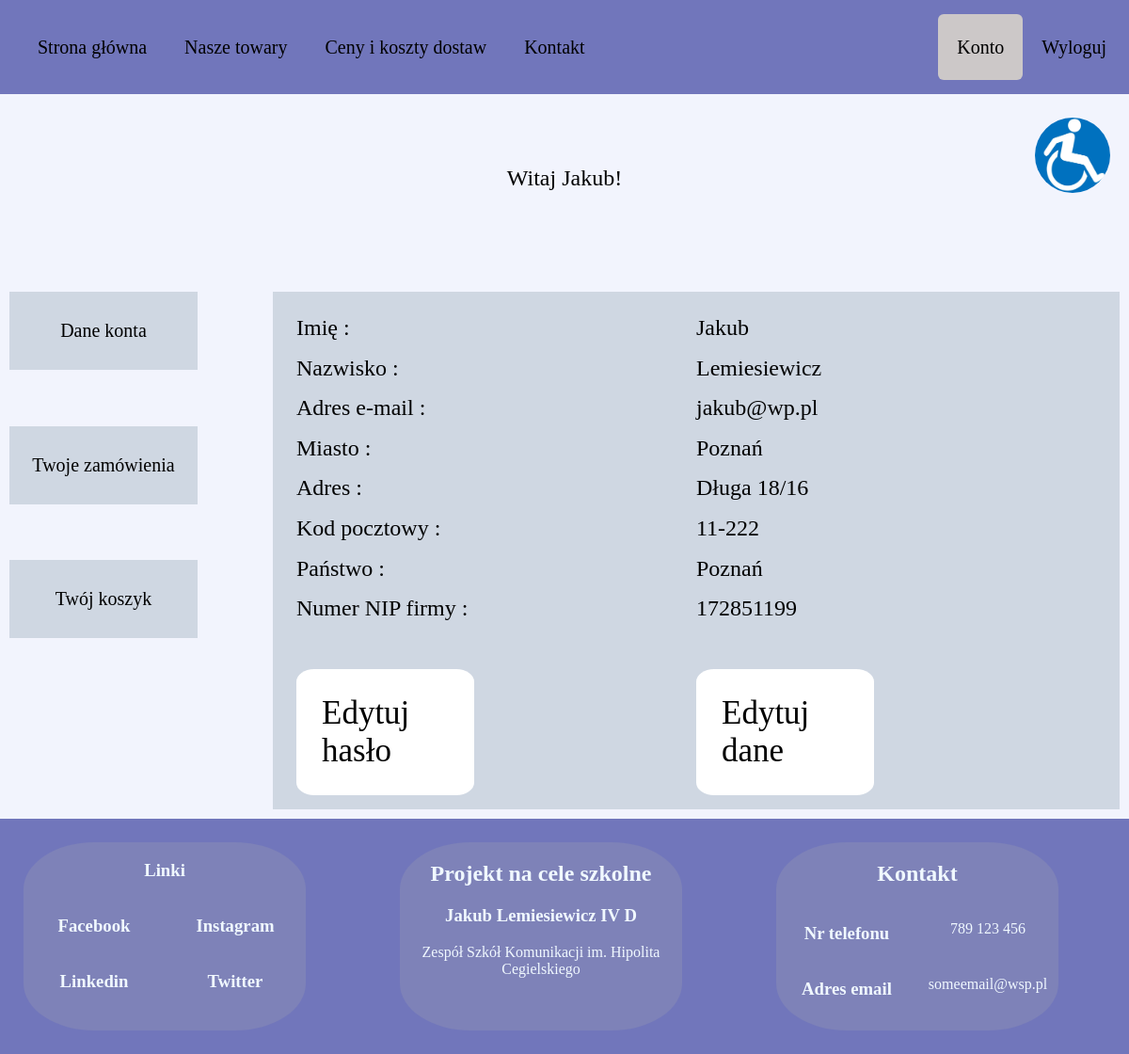
Screenshot of /core/main/account.php (signed in) with the database file from the repository.
### tables this page shows
CREATE TABLE `staticdata` (
  `static_data_id` int(11) NOT NULL,
  `static_data_key` varchar(50) NOT NULL,
  `static_data_value` varchar(150) NOT NULL
);

### core/main/get_static_data.php (called while the page is built, shortened)
<?php
require_once('forms/session/start.php');
function get_value_by_key($key) {
    $sql_types = [
        'key' => $key
    ];
    $query = "SELECT * FROM staticdata WHERE static_data_key = :key";
    $db_result = $GLOBALS['database']->make_query($query, $sql_types);
    return $db_result[0]['static_data_value'];
}

### core/main/db_connector/myDatabase.php (called while the page is built, shortened)
<?php
class MyDatabase {
    public $conn;
    public $valid;
    private function check_connection() {
        if(mysqli_connect_errno()){
            $this->valid = FALSE;
        } else {
            $this->valid = TRUE;
        }
    }
    public function get_connection($data) {
        try {
            $host=$data['HOST'];
            $dbusername=$data['USERNAME'];
            $dbpassword=$data['PASSWORD'];
            $dbname=$data['DBNAME'];
            $this->conn = new PDO('mysql:dbname='.$dbname.';host='.$host.';charset=utf8',
                $dbusername,
                $dbpassword
            );
            $this->conn->setAttribute(PDO::ATTR_EMULATE_PREPARES, false);
            $this->conn->setAttribute(PDO::ATTR_ERRMODE, PDO::ERRMODE_EXCEPTION);
        } catch (Exception $e) {
            throw new Exception($e->getMessage());
        }
    }
    private function sql_request_validation($sql_request) {
        return TRUE;
    }
    public function make_query($sql_request, $types) {
        if($this->valid) {
            if($this->sql_request_validation($sql_request)) {
                $sql = $this->conn->prepare($sql_request);
                $sql->execute($types);
                $result = $sql->fetchAll(PDO::FETCH_ASSOC);
                return $result;
            } else {
                throw new Exception("Invalid query");
            }
        } else {
            throw new Exception("No connection to database");
        }
    }
}

### core/main/account.php (the view, shortened to what this page needs)
<?php
@include_once(__DIR__. '/start.php');
?>
<link rel="stylesheet" href="/wholesaler-school-project/core/main/styles/account.css">
<?php
@include_once(__DIR__. '/top.php');
if(isset($_SESSION['register_ok'])) {
    if($_SESSION['register_ok'] == "OK") {
        ?>
            <div class="register_ok">
                <h2>Poprawnie utworzono konto!</h2>
                <h3>Możesz się teraz zalogować!</h3>
                <div class="login-register-form-master">
                    <div class="login-register-form-slave">
                        <div class="login-form">
                            <?php
                                @include_once(__DIR__. '/login.php');
                            ?>
                        </div>
                    </div>
                </div>
            </div>
        <?php
    } else {
        if($_SESSION['response_code'] == 'null_values') {
            @include_once(__DIR__. '/login_and_register.php');
        ?>
        <script>
            let identifiers = new Array();
            <?php
                foreach ($_SESSION['null_array'] as &$value) {
                    ?>
                        identifiers.push(String("<?php echo $value; ?>"));
                    <?php
                }
            ?>
            make_inputs_red(
                identifiers,
                "register_error_response"
            );
        </script>
        <?php
        } else if($_SESSION['response_code'] == 'EMAIL_EXISTS') {
            @include_once(__DIR__. '/login_and_register.php');
            ?>
                <script>
                    let register_false_obj = document.getElementById("register_error_response");
                    register_false_obj.innerHTML = "Jest już konto zarejestrowane na podany adres e-mail!";
                </script>
            <?php
        } else if ($_SESSION['response_code'] == 'invalid_passwords') {
            @include_once(__DIR__. '/login_and_register.php');
            ?>
                <script>
                    let register_false_obj = document.getElementById("register_error_response");
                    register_false_obj.innerHTML = "Hasła nie są takie same!";
                </script>
            <?php
        }
    }
    unset($_SESSION['register_ok']);
} else if(isset($_SESSION['login'])) {
    if($_SESSION['login'] == "OK") {
        ?>
            <div class="hello-div">
                <p class="hello">Witaj <?php echo $_SESSION['user_name'] ?>!</p>
            </div>
            <div class="grid-container">
                <div class="center-container">
                    <div id="center-container-data" class="center-container-on">
                        <div class="center-container-row">
                            <div class="account-data-container">
                                <?php
                                    if(isset($_SESSION['account_view'])) {
                                        $counter = 0;
                                        foreach ($_SESSION['account_view'] as $key => $value) {
                                            echo '<div class="key-'.$counter.'"> '.$key.' :</div>';
                                            echo '<div class="value-'.$counter.'"> '.$value.' </div>';
                                            $counter++;
                                        }
                                        ?>
                                            <a href="edit_password.php" class="key-<?php echo $counter; ?>"><p>Edytuj hasło</p></a>
                                            <a href="edit_user.php" class="value-<?php echo $counter; ?>"><p>Edytuj dane</p></a>
                                        <?php
                                    } else {
                                        echo "Nie udało się załadować danych użytkownika!";
                                    }
                                ?>
                            </div>
                        </div>
                    </div>
                </div>
                <div id="to-switch-data" class="data" onclick="switch_account_view(id)">
                    <p>Dane konta</p>
                </div>
                <div id="to-switch-orders" class="orders" onclick="switch_account_view(id)">
                    <p>Twoje zamówienia</p>
                </div>
                <div id="to-switch-cart" class="cart" onclick="switch_account_view(id)">
                    <p>Twój koszyk</p>
                </div>
            </div>
                <?php
    } else if($_SESSION['login'] == "INVALID") {
        @include_once(__DIR__. '/login_and_register.php');
        ?>
        <script src="scripts/account_login.js"></script>
        <script>
            catch_login_errors(String("<?php echo $_SESSION['response_code']; ?>"));
        </script>
        <?php
    }
}
@include_once(__DIR__. '/stop.php');
?>

### core/main/bottom.php (shortened to what this page needs)
<?php
@require_once("get_static_data.php")
?>
<footer>
    <div class="footer-container">
        <div class="col-1">
            <h3>Linki</h3>
            <div class="footer-contact">
                <div class="contact-col-1">
                    <h3>Facebook</h3>
                </div>
                <div class="contact-col-1">
                <h3>Instagram</h3>
                </div>
            </div>
            <div class="footer-contact">
                <div class="contact-col-1">
                    <h3>Linkedin</h3>
                </div>
                <div class="contact-col-1">
                <h3>Twitter</h3>
                </div>
            </div>
        </div>
        <div class="col-2">
            <h2>Projekt na cele szkolne</h2>
            <h3>Jakub Lemiesiewicz IV D</h3>
            <p>Zespół Szkół Komunikacji im. Hipolita Cegielskiego</p>
        </div>
        <div class="col-3">
            <h2>Kontakt</h2>
            <div class="footer-contact">
                <div class="contact-col-1">
                    <h3>Nr telefonu</h3>
                </div>
                <div class="contact-col-2">
                    <p><?php echo get_value_by_key("phone_number"); ?></p>
                </div>
            </div>
            <div class="footer-contact">
                <div class="contact-col-1">
                    <h3>Adres email</h3>
                </div>
                <div class="contact-col-2">
                    <p><?php echo get_value_by_key("email"); ?></p>
                </div>
            </div>
        </div>
    </div>
</footer>
<div id="fixedContainer"><img width="80" height="80" src="/wholesaler-school-project/core/main/files/photos/disability.jpg" onclick="ability_switch()">

### core/main/styles/main.css (style rules this page uses)
html { line-height: 1.15; -webkit-text-size-adjust: 100%; }
body { background-color: rgb(242, 244, 253); margin: 0; overflow-x: hidden; }
a { background-color: transparent; text-decoration: none; color: #7176bb; }
img { border-style: none; }
footer { position: relative; top: 100%; width: 100%; height: 250px; background-color: #7176bb; text-align: center; }
.footer-container { display: grid; grid-template-columns: 1fr 1fr 1fr; grid-template-rows: 1fr; gap: 0px 0px; grid-template-areas: "col-1 col-2 col-3"; }
.col-1, .col-2, .col-3 { width: 75%; margin: 25px; height: 200px; border-radius: 25%; color: aliceblue; background-color: #7e82b8; }
.footer-contact { display: grid; grid-template-columns: 1fr 1fr; grid-template-rows: 1fr; gap: 0px 0px; grid-template-areas: "contact-col-1 contact-col-2"; }
#fixedContainer { position: fixed; width: 80px; height: 80px; right: 20px; top: 125px; }
#fixedContainer > img { border-radius: 50%; }

### core/main/styles/account.css (style rules this page uses)
.grid-container { margin-top: 85px; display: grid; grid-template-columns: 1fr 1fr 1fr 1fr; grid-template-rows: 1fr 1fr 1fr 1fr; gap: 0px 0px; grid-template-areas: "data center-container center-container center-container" "orders center-container center-container center-container" "cart center-container center-container center-container" ". center-container center-container center-container"; }
.center-container { grid-area: center-container; width: 900px; height: 550px; background-color: #cfd7e2; margin: 10px; }
.data, .orders, .cart { display: flex; align-items: center; justify-content: center; font-size: 20px; background-color: #cfd7e2; width: 200px; height: 83px; margin: 10px; }
.data { grid-area: data; }
.orders { grid-area: orders; }
.cart { grid-area: cart; }
.hello-div { display: flex; margin-top: 65px; width: 100%; height: 50px; justify-content: center; align-items: center; }
.hello { font-size: 24px; }
.center-container-on { display: block; }
.center-container > div { margin: 25px; }
.account-data-container { display: grid; grid-template-columns: 1fr 1fr; grid-template-rows: 1fr 1fr 1fr 1fr 1fr 1fr 1fr 1fr; gap: 0px 0px; grid-template-areas: "key-0 value-0" "key-1 value-1" "key-2 value-2" "key-3 value-3" "key-4 value-4" "key-5 value-5" "key-6 value-6" "key-7 value-7" "key-8 value-8"; }
.key-0, .key-1, .key-2, .key-3, .key-4, .key-5, .key-6, .key-7, .key-8 { font-size: 24px; margin-bottom: 15px; color: black; }
.value-0, .value-1, .value-2, .value-3, .value-4, .value-5, .value-6, .value-7, .value-8 { font-size: 24px; color: black; font-family: cursive; }
.value-8 > p , .key-8 > p { text-decoration: none; border-radius: 10%; background-color: #fff; width: 135px; padding: 27px; font-size: 35px; left: 0; font-family: cursive; }

### rows the page displays
staticdata: static_data_value "789 123 456"
staticdata: static_data_value "someemail@wsp.pl"

### other values shown
$html_header[0] "Strona główna"
$html_header[1] "Nasze towary"
$html_header[2] "Ceny i koszty dostaw"
$html_header[3] "Kontakt"
$html_header[5] "Wyloguj"
$html_header[4] "Konto"
$_SESSION['user_name'] "Jakub"
$key "Imię"
$value "Jakub"
$key "Nazwisko"
$value "Lemiesiewicz"
$key "Adres e-mail"
$value "jakub@wp.pl"
$key "Miasto"
$value "Poznań"
